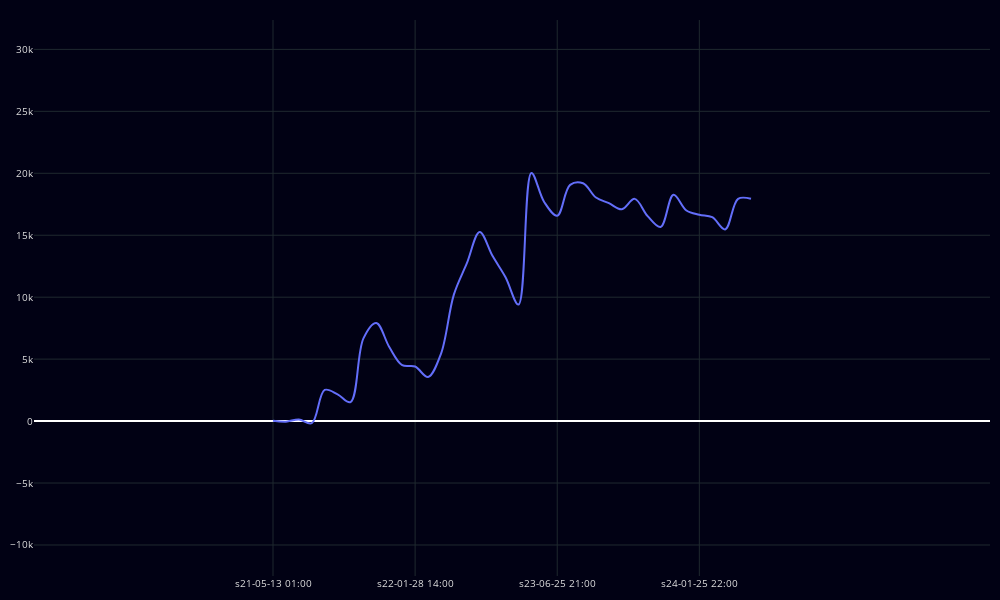
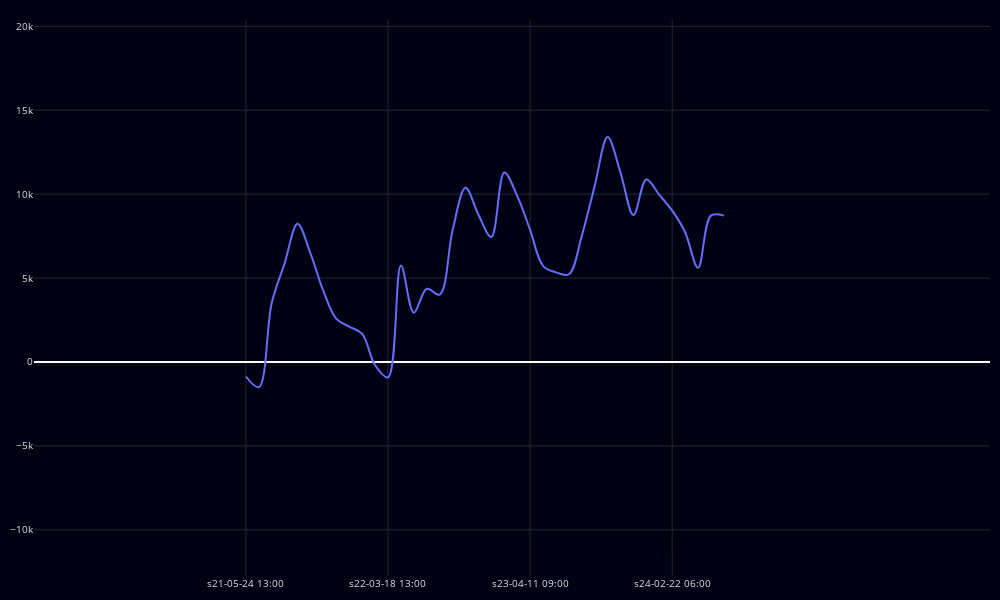
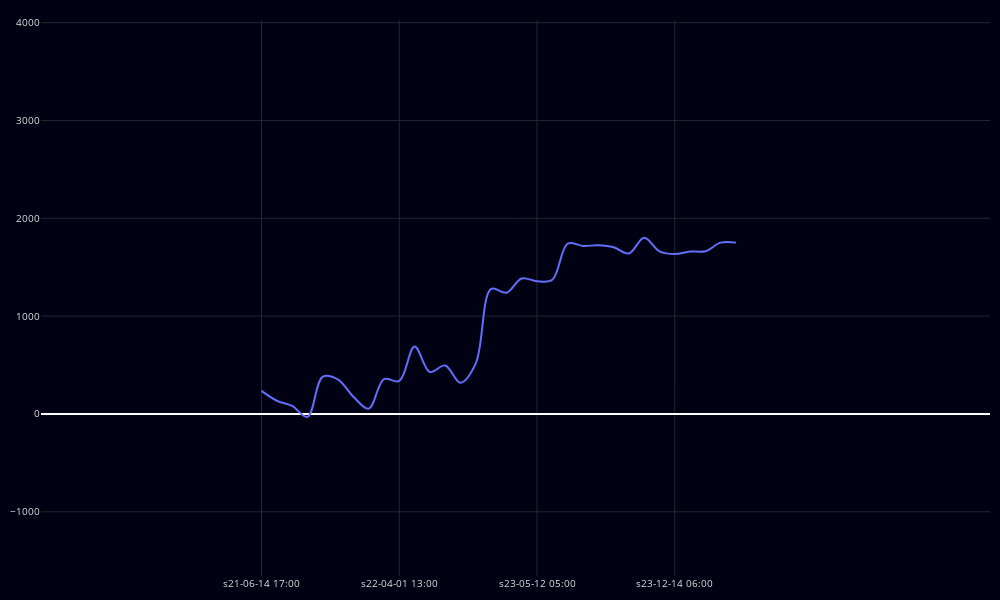
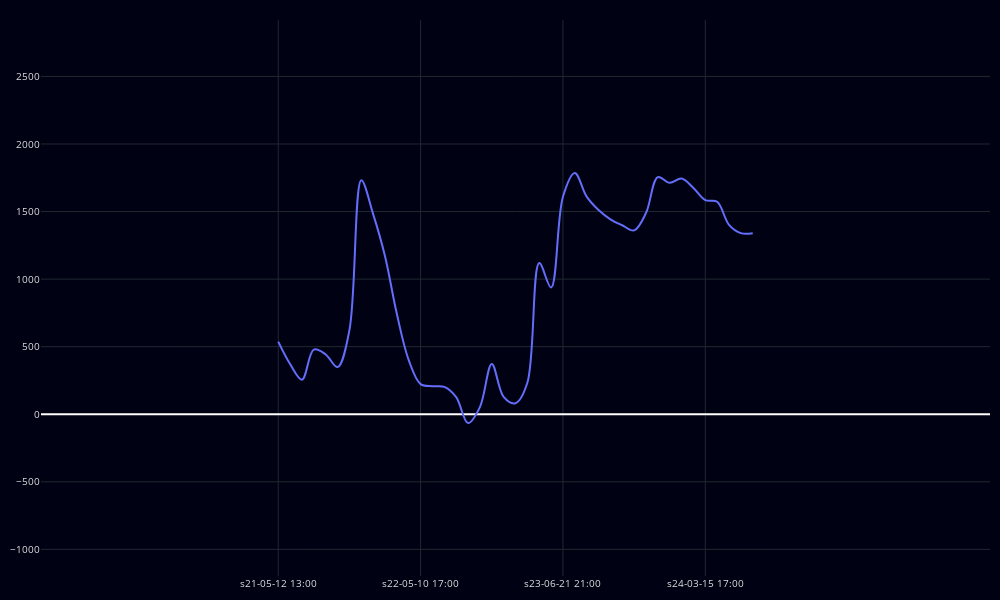

The code cell stored with these charts, in order, in its notebook:
### Code cell
for pair in df_ma_20_ma_200[df_ma_20_ma_200['total_gain'] > 0]['pair'].unique():
    df_gains_pair = df_ma_trades_h4[(df_ma_trades_h4['cross'] == cross) & (df_ma_trades_h4['pair'] == pair)].copy()

    print(f'Pair: {pair} - Gain: {round(df_gains_pair['gain'].sum(), 2)}')

    candle_plot = CandlePlot(df_gains_pair, candles=False)
    candle_plot.show_plot(line_traces=['gain_cum'])

### Figure 1 — Plotly figure (JSON) as saved in the notebook; plotly's stock layout.template omitted (floating-point values rounded to 4 significant figures)
{"data": [{"line": {"shape": "spline", "width": 2}, "name": "gain_cum", "type": "scatter", "x": ["s21-05-13 01:00", "s21-06-09 17:00", "s21-06-14 01:00", "s21-06-15 13:00", "s21-06-16 09:00", "s21-08-16 09:00", "s21-08-18 17:00", "s21-08-25 21:00", "s21-11-09 10:00", "s21-12-23 18:00", "s22-01-25 02:00", "s22-01-28 14:00", "s22-02-07 18:00", "s22-02-28 06:00", "s22-04-25 17:00", "s22-07-11 21:00", "s22-09-02 01:00", "s22-10-27 17:00", "s22-11-17 06:00", "s22-11-25 18:00", "s22-12-06 18:00", "s23-06-11 21:00", "s23-06-25 21:00", "s23-07-03 05:00", "s23-08-14 21:00", "s23-09-25 01:00", "s23-10-05 17:00", "s23-10-11 21:00", "s23-10-12 13:00", "s23-11-22 02:00", "s23-12-13 14:00", "s23-12-14 02:00", "s24-01-22 10:00", "s24-01-25 22:00", "s24-02-02 02:00", "s24-02-18 22:00", "s24-02-26 06:00", "s24-05-13 13:00"], "y": [32.5, -44.7, 129.7, -162.5, 2515.0, 2159.0, 1527.0, 6672.0, 7918.0, 5980.0, 4512.0, 4405.0, 3554.0, 5425.0, 10210.0, 12720.0, 15260.0, 13310.0, 11610.0, 9403.0, 20030.0, 17660.0, 16570.0, 19060.0, 19190.0, 18040.0, 17590.0, 17100.0, 17930.0, 16540.0, 15660.0, 18260.0, 17000.0, 16650.0, 16450.0, 15470.0, 17940.0, 17940.0]}], "layout": {"dragmode": "pan", "font": {"color": "#e1e1e1", "size": 10}, "height": 600, "margin": {"b": 20, "l": 10, "r": 10, "t": 20}, "paper_bgcolor": "#010114", "plot_bgcolor": "#010114", "width": 1000, "xaxis": {"autorange": false, "gridcolor": "#1f292f", "nticks": 7, "range": [-18.5, 55.5], "rangeslider": {"visible": false, "yaxis": {}}, "type": "category"}, "yaxis": {"autorange": false, "gridcolor": "#1f292f", "range": [-12500.0, 32370.0], "type": "linear"}}}

### Figure 2 — Plotly figure (JSON) as saved in the notebook; plotly's stock layout.template omitted (floating-point values rounded to 4 significant figures)
{"data": [{"line": {"shape": "spline", "width": 2}, "name": "gain_cum", "type": "scatter", "x": ["s21-05-24 13:00", "s21-06-09 01:00", "s21-06-14 13:00", "s21-08-26 13:00", "s21-11-05 05:00", "s21-12-24 02:00", "s22-01-25 02:00", "s22-02-03 10:00", "s22-02-14 06:00", "s22-03-03 06:00", "s22-03-04 02:00", "s22-03-18 13:00", "s22-04-19 13:00", "s22-06-01 21:00", "s22-06-12 21:00", "s22-07-22 13:00", "s22-08-31 09:00", "s22-10-26 09:00", "s23-01-04 14:00", "s23-01-16 22:00", "s23-01-31 06:00", "s23-03-29 21:00", "s23-04-11 09:00", "s23-04-13 09:00", "s23-04-20 13:00", "s23-05-11 05:00", "s23-05-11 09:00", "s23-06-13 05:00", "s23-08-14 09:00", "s23-11-15 14:00", "s23-12-13 06:00", "s23-12-14 02:00", "s24-01-19 02:00", "s24-02-22 06:00", "s24-02-23 14:00", "s24-03-07 18:00", "s24-03-15 17:00", "s24-05-07 21:00"], "y": [-865.0, -1500.0, 3510.0, 5879.0, 8237.0, 6465.0, 4224.0, 2572.0, 2109.0, 1674.0, -196.4, -912.6, 5743.0, 2940.0, 4363.0, 4017.0, 7851.0, 10380.0, 8778.0, 7445.0, 11290.0, 9895.0, 7873.0, 5731.0, 5341.0, 5228.0, 7516.0, 10490.0, 13410.0, 11280.0, 8753.0, 10880.0, 9963.0, 9016.0, 7733.0, 5615.0, 8722.0, 8722.0]}], "layout": {"dragmode": "pan", "font": {"color": "#e1e1e1", "size": 10}, "height": 600, "margin": {"b": 20, "l": 10, "r": 10, "t": 20}, "paper_bgcolor": "#010114", "plot_bgcolor": "#010114", "width": 1000, "xaxis": {"autorange": false, "gridcolor": "#1f292f", "nticks": 7, "range": [-16.4, 57.6], "rangeslider": {"visible": false, "yaxis": {}}, "type": "category"}, "yaxis": {"autorange": false, "gridcolor": "#1f292f", "range": [-12750.0, 20380.0], "type": "linear"}}}

### Figure 3 — Plotly figure (JSON) as saved in the notebook; plotly's stock layout.template omitted (floating-point values rounded to 4 significant figures)
{"data": [{"line": {"shape": "spline", "width": 2}, "name": "gain_cum", "type": "scatter", "x": ["s21-06-14 17:00", "s21-08-02 05:00", "s21-08-06 09:00", "s21-08-31 09:00", "s21-09-17 17:00", "s21-12-27 02:00", "s22-01-25 06:00", "s22-02-04 06:00", "s22-02-22 10:00", "s22-04-01 13:00", "s22-04-04 05:00", "s22-05-25 05:00", "s22-06-13 17:00", "s22-08-11 05:00", "s22-08-17 13:00", "s22-10-25 17:00", "s23-02-08 14:00", "s23-03-21 13:00", "s23-05-12 05:00", "s23-06-15 21:00", "s23-08-01 09:00", "s23-10-24 13:00", "s23-10-26 17:00", "s23-11-01 05:00", "s23-11-01 09:00", "s23-11-01 21:00", "s23-12-11 10:00", "s23-12-14 06:00", "s24-01-17 06:00", "s24-02-26 22:00", "s24-03-26 09:00", "s24-05-07 05:00"], "y": [235.4, 135.0, 82.6, -29.9, 379.1, 351.6, 176.2, 54.4, 355.5, 337.6, 690.0, 428.6, 496.0, 320.2, 517.7, 1278.0, 1239.0, 1385.0, 1357.0, 1371.0, 1741.0, 1718.0, 1724.0, 1704.0, 1641.0, 1802.0, 1662.0, 1634.0, 1661.0, 1663.0, 1751.0, 1751.0]}], "layout": {"dragmode": "pan", "font": {"color": "#e1e1e1", "size": 10}, "height": 600, "margin": {"b": 20, "l": 10, "r": 10, "t": 20}, "paper_bgcolor": "#010114", "plot_bgcolor": "#010114", "width": 1000, "xaxis": {"autorange": false, "gridcolor": "#1f292f", "nticks": 7, "range": [-14.41, 47.59], "rangeslider": {"visible": false, "yaxis": {}}, "type": "category"}, "yaxis": {"autorange": false, "gridcolor": "#1f292f", "range": [-1656.0, 4027.0], "type": "linear"}}}

### Figure 4 — Plotly figure (JSON) as saved in the notebook; plotly's stock layout.template omitted (floating-point values rounded to 4 significant figures)
{"data": [{"line": {"shape": "spline", "width": 2}, "name": "gain_cum", "type": "scatter", "x": ["s21-05-12 13:00", "s21-09-01 05:00", "s21-09-16 01:00", "s21-09-23 05:00", "s21-11-18 14:00", "s21-12-24 06:00", "s21-12-29 10:00", "s22-02-18 06:00", "s22-04-25 09:00", "s22-04-28 21:00", "s22-05-02 01:00", "s22-05-05 13:00", "s22-05-10 17:00", "s22-05-31 09:00", "s22-06-21 13:00", "s22-07-08 13:00", "s22-07-11 17:00", "s22-07-15 13:00", "s22-10-03 09:00", "s22-11-14 06:00", "s22-11-21 22:00", "s22-12-27 22:00", "s23-02-22 02:00", "s23-06-07 01:00", "s23-06-21 21:00", "s23-09-11 17:00", "s23-10-23 09:00", "s23-10-27 05:00", "s23-11-09 18:00", "s23-11-17 18:00", "s23-12-06 22:00", "s23-12-10 22:00", "s24-01-09 18:00", "s24-02-22 10:00", "s24-02-23 14:00", "s24-03-14 09:00", "s24-03-15 17:00", "s24-03-24 21:00", "s24-04-17 21:00", "s24-04-22 13:00", "s24-05-23 21:00"], "y": [537.3, 371.3, 255.9, 478.7, 442.3, 349.1, 622.9, 1732.0, 1481.0, 1169.0, 741.3, 400.5, 223.1, 207.7, 202.5, 126.3, -65.6, 52.3, 372.4, 128.5, 81.7, 232.7, 1119.0, 938.0, 1609.0, 1786.0, 1610.0, 1511.0, 1443.0, 1399.0, 1360.0, 1489.0, 1755.0, 1712.0, 1744.0, 1674.0, 1584.0, 1572.0, 1402.0, 1340.0, 1340.0]}], "layout": {"font": {"color": "#e1e1e1", "size": 10}, "height": 600, "margin": {"b": 20, "l": 10, "r": 10, "t": 20}, "paper_bgcolor": "#010114", "plot_bgcolor": "#010114", "width": 1000, "xaxis": {"autorange": false, "gridcolor": "#1f292f", "nticks": 7, "range": [-20, 60], "rangeslider": {"visible": false, "yaxis": {}}, "type": "category"}, "yaxis": {"autorange": false, "gridcolor": "#1f292f", "range": [-1197.0, 2918.0], "type": "linear"}}}
